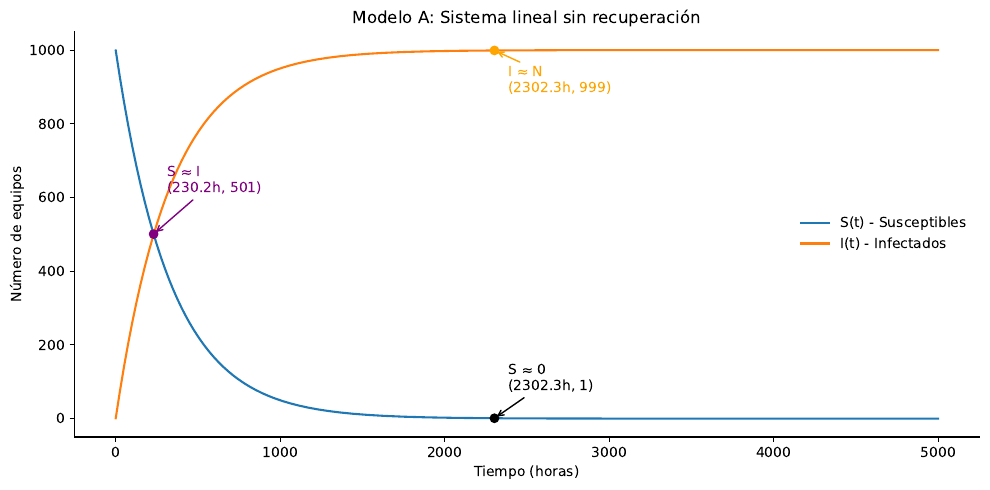

Generate this figure with Python:
import numpy as np
import matplotlib.pyplot as plt
from parameters import alpha, N, S0, I0, t, tol

# MODELO A (2 variables)
S_A = S0 * np.exp(-alpha * t)
I_A = I0 + S0 * (1 - np.exp(-alpha * t))

# detección de hitos
hitos = {}

# intersección S = I
signo_diff = np.sign(S_A - I_A)
cambios = np.where(np.diff(signo_diff))[0]
if len(cambios) > 0:
    indice = cambios[0]
    hitos["S=I"] = (t[indice], S_A[indice])

# S ≈ 0
indice_s0 = np.where(S_A < tol)[0]
if len(indice_s0) > 0:
    indice = indice_s0[0]
    hitos["S≈0"] = (t[indice], S_A[indice])

# I ≈ N
indice_imax = np.where(I_A > N - tol)[0]
if len(indice_imax) > 0:
    indice = indice_imax[0]
    hitos["I≈N"] = (t[indice], I_A[indice])

# grafico
anotaciones = {
    "S=I": {"txt": "S ≈ I", "col": "purple", "off": (20, 0)},
    "S≈0": {"txt": "S ≈ 0", "col": "black", "off": (10, 20)},
    "I≈N": {"txt": "I ≈ N", "col": "orange", "off": (10, -30)},
}

fig, ax = plt.subplots(figsize=(10, 5))
ax.plot(t, S_A, label="S(t) - Susceptibles")
ax.plot(t, I_A, label="I(t) - Infectados")

for key, (tx, vy) in hitos.items():
    if key in anotaciones:
        c = anotaciones[key]
        ax.scatter(tx, vy, color=c["col"], zorder=5)
        ax.annotate(
            f"{c['txt']}\n({tx:.1f}h, {vy:.0f})",
            xy=(tx, vy),
            xytext=c["off"],
            textcoords="offset points",
            arrowprops=dict(arrowstyle="->", color=c["col"]),
            color=c["col"],
        )

ax.set_xlabel("Tiempo (horas)")
ax.set_ylabel("Número de equipos")
ax.set_title("Modelo A: Sistema lineal sin recuperación")
ax.legend(frameon=False, loc="center right")
ax.spines["top"].set_visible(False)
ax.spines["right"].set_visible(False)
plt.tight_layout()
plt.savefig("parte2/lineal_a.pdf", format="pdf", bbox_inches="tight")
plt.show()
